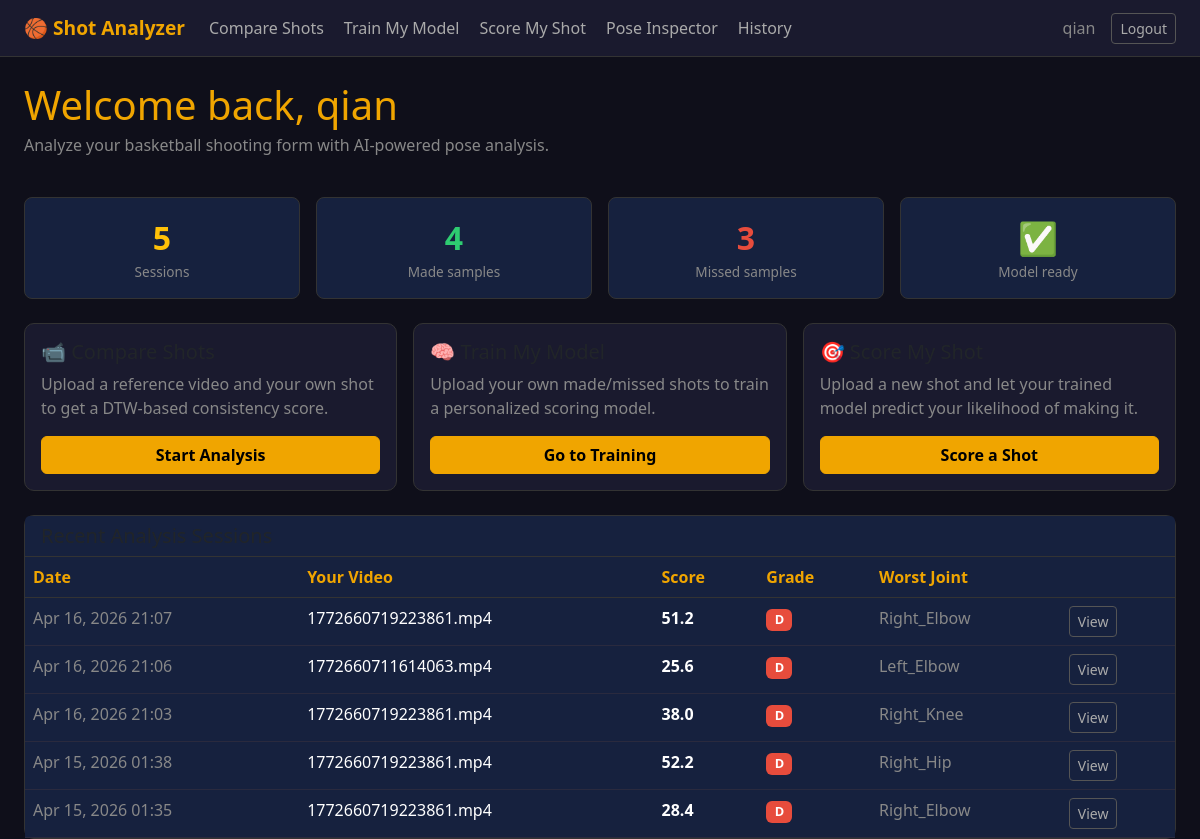
The app's page / (signed in) with its own data.
### shot_analyzer/models.py (models this page shows, shortened)
class AnalysisSession(models.Model):
    user = models.ForeignKey(User, on_delete=models.CASCADE, related_name='sessions')
    created_at = models.DateTimeField(auto_now_add=True)
    ref_video_name = models.CharField(max_length=255)
    user_video_name = models.CharField(max_length=255)
    overall_score = models.FloatField()
    grade = models.CharField(max_length=5)
    most_inconsistent_joint = models.CharField(max_length=50)
    feedback_json = models.TextField()       # JSON list[str]
    joint_scores_json = models.TextField()   # JSON list[dict]
    chart_score_card = models.TextField()    # base64 PNG
    chart_radar = models.TextField()         # base64 PNG
    chart_joint_bars = models.TextField()    # base64 PNG
    chart_angle_curves = models.TextField(blank=True)  # base64 PNG
    class Meta:
        ordering = ['-created_at']

### shot_analyzer/views.py (the view)
# urls.py: path('',                    views.home,                name='home'),
@login_required
def home(request):
    recent_sessions = AnalysisSession.objects.filter(user=request.user)[:5]
    personal_model = _get_or_create_personal_model(request.user)
    sample_counts = {
        'total':  TrainingSample.objects.filter(user=request.user).count(),
        'made':   TrainingSample.objects.filter(user=request.user, label=1).count(),
        'missed': TrainingSample.objects.filter(user=request.user, label=0).count(),
    }
    return render(request, 'shot_analyzer/home.html', {
        'recent_sessions': recent_sessions,
        'personal_model': personal_model,
        'sample_counts': sample_counts,
    })

### shot_analyzer/models.py (called while the page is built)
    @property
    def is_trained(self):
        return self.model_data is not None and self.training_status == 'complete'

### shot_analyzer/views.py (called while the page is built)
def _get_or_create_personal_model(user) -> PersonalModel:
    model_obj, _ = PersonalModel.objects.get_or_create(user=user)
    return model_obj

### shot_analyzer/templates/shot_analyzer/home.html (shortened to what this page needs)
{% extends 'shot_analyzer/base.html' %}
{% block content %}
<div class="row align-items-center mb-4">
  <div class="col">
    <h1 class="mb-1">Welcome back, {{ user.username }}</h1>
    <p class="text-muted">Analyze your basketball shooting form with AI-powered pose analysis.</p>
  </div>
</div>
<div class="row g-3 mb-4">
  <div class="col-6 col-md-3">
    <div class="stat-box">
      <div class="stat-value text-warning">{{ recent_sessions.count }}</div>
      <div class="stat-label">Sessions</div>
    </div>
  </div>
  <div class="col-6 col-md-3">
    <div class="stat-box">
      <div class="stat-value" style="color:#2ECC71;">{{ sample_counts.made }}</div>
      <div class="stat-label">Made samples</div>
    </div>
  </div>
  <div class="col-6 col-md-3">
    <div class="stat-box">
      <div class="stat-value" style="color:#E74C3C;">{{ sample_counts.missed }}</div>
      <div class="stat-label">Missed samples</div>
    </div>
  </div>
  <div class="col-6 col-md-3">
    <div class="stat-box">
      {% if personal_model.is_trained %}
        <div class="stat-value" style="color:#2ECC71;">✅</div>
        <div class="stat-label">Model ready</div>
      {% else %}
        <div class="stat-value text-muted">—</div>
        <div class="stat-label">Model not trained</div>
      {% endif %}
    </div>
  </div>
</div>
<div class="row g-3 mb-4">
  <div class="col-md-4">
    <div class="card h-100">
      <div class="card-body d-flex flex-column">
        <h5>📹 Compare Shots</h5>
        <p class="text-muted flex-grow-1">Upload a reference video and your own shot to get a DTW-based consistency score.</p>
        <a href="{% url 'compare' %}" class="btn btn-primary">Start Analysis</a>
      </div>
    </div>
  </div>
  <div class="col-md-4">
    <div class="card h-100">
      <div class="card-body d-flex flex-column">
        <h5>🧠 Train My Model</h5>
        <p class="text-muted flex-grow-1">Upload your own made/missed shots to train a personalized scoring model.</p>
        <a href="{% url 'training' %}" class="btn btn-primary">Go to Training</a>
      </div>
    </div>
  </div>
  <div class="col-md-4">
    <div class="card h-100">
      <div class="card-body d-flex flex-column">
        <h5>🎯 Score My Shot</h5>
        <p class="text-muted flex-grow-1">Upload a new shot and let your trained model predict your likelihood of making it.</p>
        <a href="{% url 'score' %}" class="btn btn-primary {% if not personal_model.is_trained %}disabled{% endif %}">
          {% if personal_model.is_trained %}Score a Shot{% else %}Train First{% endif %}
        </a>
      </div>
    </div>
  </div>
</div>
{% if recent_sessions %}
<div class="card">
  <div class="card-header">
    <h5 class="mb-0">Recent Analysis Sessions</h5>
  </div>
  <div class="card-body p-0">
    <table class="table table-dark table-hover mb-0">
      <thead>
        <tr>
          <th>Date</th>
          <th>Your Video</th>
          <th>Score</th>
          <th>Grade</th>
          <th>Worst Joint</th>
          <th></th>
        </tr>
      </thead>
      <tbody>
        {% for s in recent_sessions %}
        <tr>
          <td class="text-muted">{{ s.created_at|date:"M d, Y H:i" }}</td>
          <td>{{ s.user_video_name }}</td>
          <td class="score-color-{{ s.grade|lower }}"><strong>{{ s.overall_score }}</strong></td>
          <td><span class="badge badge-{{ s.grade|lower }}">{{ s.grade }}</span></td>
          <td class="text-muted">{{ s.most_inconsistent_joint|title }}</td>
          <td><a href="{% url 'results' s.id %}" class="btn btn-outline-secondary btn-sm">View</a></td>
        </tr>
        {% endfor %}
      </tbody>
    </table>
  </div>
</div>
{% endif %}
{% endblock %}

### shot_analyzer/templates/shot_analyzer/base.html (shortened to what this page needs)
<!DOCTYPE html>
<html lang="en">
<head>
  <link href="https://cdn.jsdelivr.net/npm/bootstrap@5.3.0/dist/css/bootstrap.min.css" rel="stylesheet">
</head>
<body>
<nav class="navbar navbar-expand-lg">
  <div class="container-fluid px-4">
    <a class="navbar-brand" href="{% url 'home' %}">🏀 Shot Analyzer</a>
    <div class="collapse navbar-collapse" id="navMenu">
      {% if user.is_authenticated %}
      <ul class="navbar-nav me-auto gap-1">
        <li class="nav-item">
          <a class="nav-link {% if request.resolver_match.url_name == 'compare' %}active{% endif %}"
             href="{% url 'compare' %}">Compare Shots</a>
        </li>
        <li class="nav-item">
          <a class="nav-link {% if request.resolver_match.url_name == 'training' %}active{% endif %}"
             href="{% url 'training' %}">Train My Model</a>
        </li>
        <li class="nav-item">
          <a class="nav-link {% if request.resolver_match.url_name == 'score' %}active{% endif %}"
             href="{% url 'score' %}">Score My Shot</a>
        </li>
        <li class="nav-item">
          <a class="nav-link {% if request.resolver_match.url_name == 'detect_shots' %}active{% endif %}"
             href="{% url 'detect_shots' %}">Pose Inspector</a>
        </li>
        <li class="nav-item">
          <a class="nav-link {% if request.resolver_match.url_name == 'history' %}active{% endif %}"
             href="{% url 'history' %}">History</a>
        </li>
      </ul>
      <ul class="navbar-nav ms-auto align-items-center gap-2">
        <li class="nav-item">
          <span class="nav-link text-muted">{{ user.username }}</span>
        </li>
        <li class="nav-item">
          <a class="btn btn-outline-secondary btn-sm" href="{% url 'logout' %}">Logout</a>
        </li>
      </ul>
      {% endif %}
    </div>
  </div>
</nav>
<div class="container-fluid px-4 mt-4" style="max-width: 1400px;">
  {% block content %}{% endblock %}
</div>
</body>
</html>

### shot_analyzer/templates/shot_analyzer/base.html (style rules this page uses)
body { background-color: #0F0F1A; color: #FFFFFF; min-height: 100vh; }
.navbar { background-color: #1A1A2E !important; border-bottom: 1px solid #333; }
.navbar-brand { color: #F0A500 !important; font-weight: 700; font-size: 1.2rem; }
.nav-link { color: #AAAAAA !important; }
.card { background-color: #1A1A2E; border: 1px solid #333; border-radius: 10px; }
.card-header { background-color: #16213E; border-bottom: 1px solid #333; }
h1, h2, h3, h4 { color: #F0A500; }
.btn-primary { background-color: #F0A500; border-color: #F0A500; color: #000; font-weight: 600; }
.btn-outline-secondary { color: #AAAAAA; border-color: #555; }
.table { color: #EEE; }
.table-dark { --bs-table-bg: #16213E; --bs-table-border-color: #333; }
.table th { color: #F0A500; border-color: #333 !important; }
.table td { border-color: #2a2a3e !important; }
.badge { font-size: 0.8rem; }
.badge-d { background-color: #E74C3C !important; }
.score-color-d { color: #E74C3C; }
.stat-box { background-color: #16213E; border: 1px solid #333; border-radius: 8px; padding: 1rem; text-align: center; }
.stat-box .stat-value { font-size: 2rem; font-weight: 700; }
.stat-box .stat-label { color: #888; font-size: 0.85rem; }
.text-muted { color: #888 !important; }

### records on screen
AnalysisSession: created_at "Apr 16, 2026 21:07", user_video_name "1772660719223861.mp4", overall_score "51.2", grade "D", most_inconsistent_joint "Right_Elbow"
AnalysisSession: created_at "Apr 16, 2026 21:06", user_video_name "1772660711614063.mp4", overall_score "25.6", grade "D", most_inconsistent_joint "Left_Elbow"
AnalysisSession: created_at "Apr 16, 2026 21:03", user_video_name "1772660719223861.mp4", overall_score "38.0", grade "D", most_inconsistent_joint "Right_Knee"
AnalysisSession: created_at "Apr 15, 2026 01:38", user_video_name "1772660719223861.mp4", overall_score "52.2", grade "D", most_inconsistent_joint "Right_Hip"
AnalysisSession: created_at "Apr 15, 2026 01:35", user_video_name "1772660719223861.mp4", overall_score "28.4", grade "D", most_inconsistent_joint "Right_Elbow"

### other values on screen
{{ user.username }} "qian"
{{ recent_sessions.count }} "5"
{{ sample_counts.made }} "4"
{{ sample_counts.missed }} "3"
